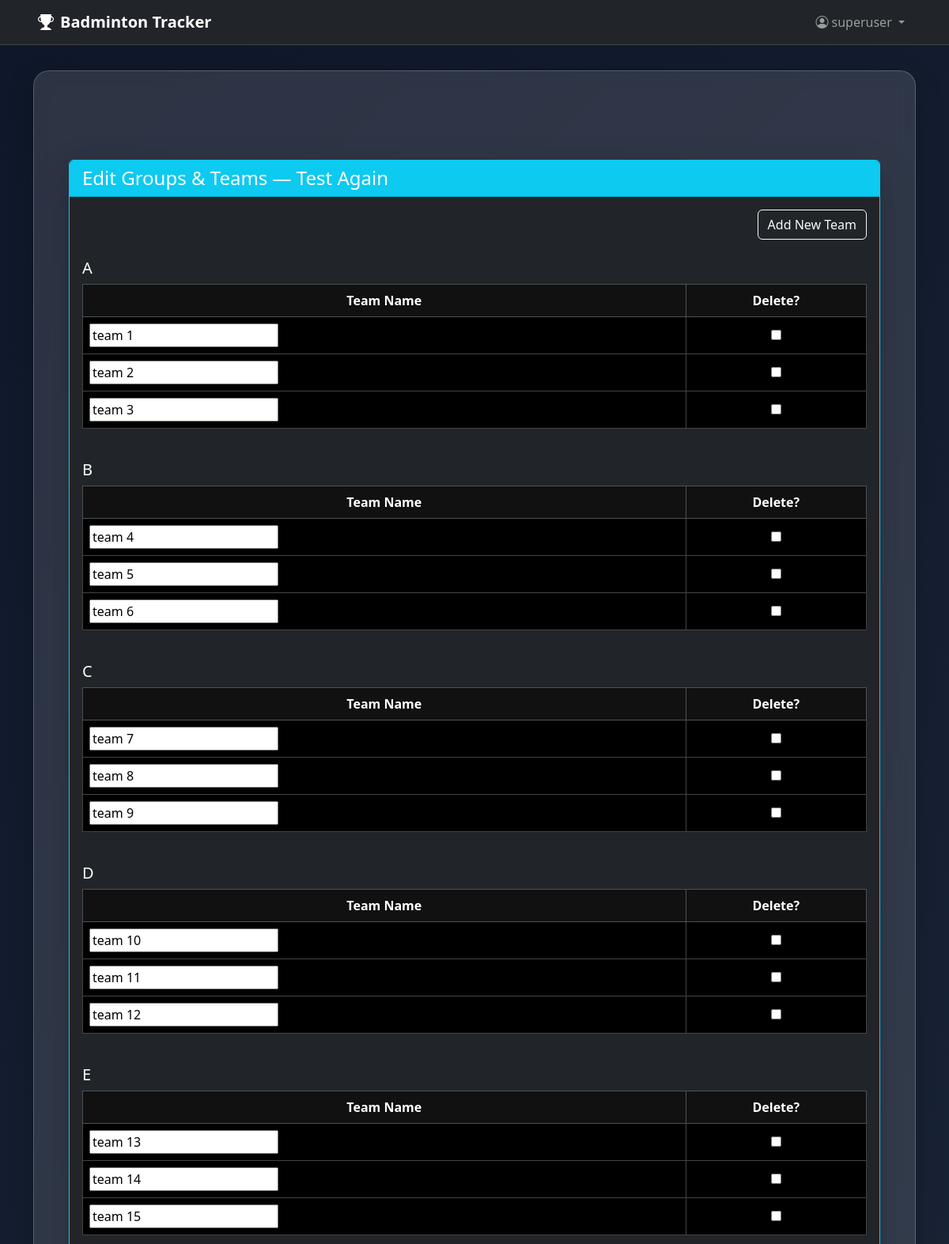
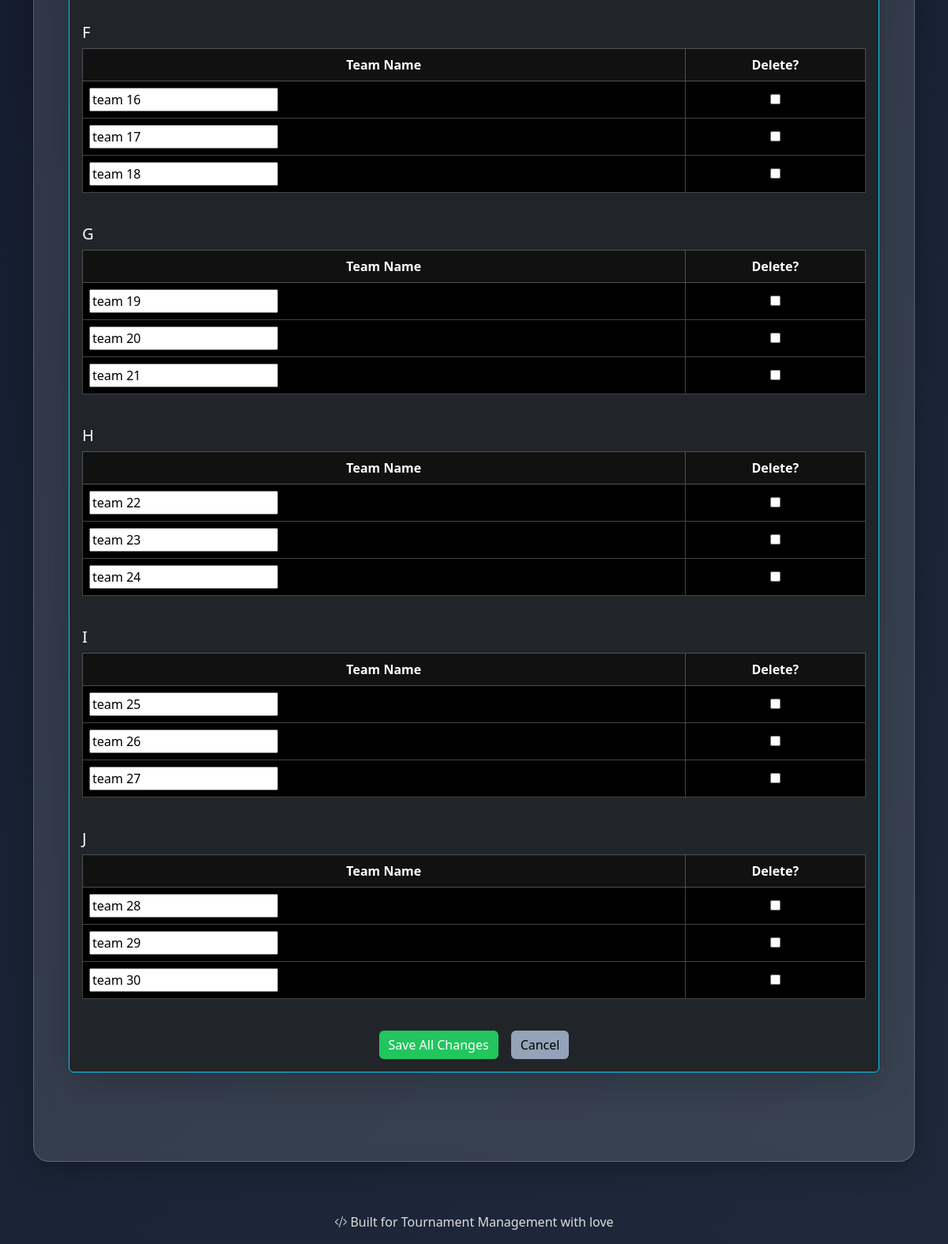
Screenshot of /badminton/tournament/6/edit-groups-teams/ (signed in) with the database file from the repository (2 pictures, top to bottom).
### badminton/models.py (models this page shows, shortened)
class Tournament(models.Model):
    name = models.CharField(max_length=100)
    place = models.CharField(max_length=100)
    date = models.DateField()

class Group(models.Model):
    name = models.CharField(max_length=1)
    tournament = models.ForeignKey(Tournament, on_delete=models.CASCADE, related_name='groups')

class Team(models.Model):
    name = models.CharField(max_length=100)
    group = models.ForeignKey(Group, on_delete=models.CASCADE, related_name='teams')

### badminton/views.py (the view)
# urls.py: path('tournament/<int:tournament_id>/edit-groups-teams/', views.edit_groups_teams, name='edit_groups_teams'),
@login_required
@user_passes_test(is_organiser)
def edit_groups_teams(request, tournament_id):
    tournament = get_object_or_404(Tournament, id=tournament_id)
    groups = Group.objects.filter(tournament=tournament).order_by('name')
    group_forms = []
    all_valid = True
    for group in groups:
        TeamFormSet = modelformset_factory(Team, form=TeamModelForm, extra=0, can_delete=True)
        queryset = Team.objects.filter(group=group)
        if request.method == 'POST':
            formset = TeamFormSet(request.POST, prefix=f"group_{group.id}", queryset=queryset)
            if formset.is_valid():
                instances = formset.save(commit=False)
                for instance in instances:
                    if not instance.group_id:
                        instance.group = group
                    instance.save()
                for obj in formset.deleted_objects:
                    obj.delete()
            else:
                all_valid = False
        else:
            formset = TeamFormSet(prefix=f"group_{group.id}", queryset=queryset)
        group_forms.append((group, formset))
    if request.method == 'POST' and all_valid:
        return redirect('tournament_detail', tournament_id=tournament.id)
    return render(request, 'edit_groups_teams.html', {
        'tournament': tournament,
        'group_forms': group_forms
    })

### badminton/views.py (called while the page is built)
def is_organiser(user):
    return user.is_superuser or user.groups.filter(name='Tournament Organisers').exists()

### badminton/templates/edit_groups_teams.html (shortened to what this page needs)
{% extends 'base.html' %}
{% block content %}
<div class="container mt-5 mb-5">
  {% if perms.badminton.change_team %}
    <div class="card shadow-lg bg-dark text-white border-info">
      <div class="card-header bg-info text-white">
        <h4 class="mb-0">Edit Groups & Teams — {{ tournament.name }}</h4>
      </div>
      <div class="card-body">
        <form method="post">
          <div class="d-flex justify-content-end mb-3">
            <a href="{% url 'add_team' tournament.id %}" class="btn btn-outline-light">
              Add New Team
            </a>
          </div>
          {% for group, formset in group_forms %}
            <h5 class="mt-4">{{ group.name }}</h5>
            <div class="table-responsive">
              <table class="table table-bordered table-striped table-black align-middle">
                <thead class="table-dark text-center">
                  <tr>
                    <th>Team Name</th>
                    <th>Delete?</th>
                  </tr>
                </thead>
                <tbody>
                  {% for form in formset %}
                    <tr>
                      <td>
                        <input type="text"
                               name="{{ form.name.html_name }}"
                               value="{{ form.name.value|default_if_none:'' }}"
                               class="modern-input"
                               id="{{ form.name.id_for_label }}"
                               placeholder="Enter team name">
                      </td>
                      <td class="text-center">
                        {{ form.DELETE }}
                      </td>
                    </tr>
                  {% endfor %}
                </tbody>
              </table>
            </div>
          {% endfor %}
          <div class="mt-4 d-flex justify-content-center gap-3">
            <button type="submit" class="btn btn-success">
              Save All Changes
            </button>
            <a href="{% url 'tournament_detail' tournament.id %}" class="btn btn-secondary">
              Cancel
            </a>
          </div>
        </form>
      </div>
    </div>
  {% else %}
    <div class="alert alert-danger text-center mt-4">
      <strong>Access Denied:</strong> You do not have permission to edit teams.
    </div>
  {% endif %}
</div>
{% endblock %}

### badminton/templates/base.html (shortened to what this page needs)
{% load static %}
<!DOCTYPE html>
<html lang="en">
<head>
  <link href="https://cdn.jsdelivr.net/npm/bootstrap@5.3.3/dist/css/bootstrap.min.css" rel="stylesheet">
  <link rel="stylesheet" href="https://cdn.jsdelivr.net/npm/bootstrap-icons@1.10.5/font/bootstrap-icons.css">
  <link rel="stylesheet" href="{% static 'css/style.css' %}">
</head>
<body>
<nav class="navbar navbar-expand-lg navbar-dark bg-dark shadow-sm sticky-top">
  <div class="container-fluid px-3 px-md-5">
    <a class="navbar-brand fw-bold" href="{% url 'tournament_list' %}">
      <i class="bi bi-trophy-fill me-2"></i>Badminton Tracker
    </a>
    <div class="collapse navbar-collapse mt-2 mt-lg-0" id="navbarContent">
      <ul class="navbar-nav ms-auto align-items-lg-center gap-2">
        {% if user.is_authenticated %}
        <li class="nav-item dropdown">
          <a class="nav-link dropdown-toggle" href="#" id="navbarDropdown" role="button"
             data-bs-toggle="dropdown" aria-expanded="false">
            <i class="bi bi-person-circle me-1"></i>{{ user.username }}
          </a>
        </li>
        {% endif %}
      </ul>
    </div>
  </div>
</nav>
<div class="container">
  <div class="glass-card">
    {% block content %}
    {% endblock %}
  </div>
</div>
<footer>
  <p><i class="bi bi-code-slash me-1"></i>Built for Tournament Management with love</p>
</footer>
</body>
</html>

### badminton/static/css/style.css (style rules this page uses)
.btn-success { background-color: #22c55e !important; color: #fff !important; border: none; }
.btn-secondary { background-color: #94a3b8 !important; color: #000 !important; border: none; }
body { margin: 0; padding: 0; min-height: 100vh; background: linear-gradient(135deg, #0f172a, #1e293b); background-attachment: fixed; background-size: cover; font-family: 'Segoe UI', sans-serif; color: white; }
nav.navbar { background-color: rgba(255, 255, 255, 0.08); backdrop-filter: blur(10px); -webkit-backdrop-filter: blur(10px); border-bottom: 1px solid rgba(255, 255, 255, 0.15); }
footer { color: #ddd; text-align: center; margin-top: 2rem; }
a, a:hover { color: #ffffff; text-decoration: none; }
.container { padding-top: 2rem; padding-bottom: 2rem; }
.glass-card { background: rgba(255, 255, 255, 0.12); border-radius: 20px; box-shadow: 0 8px 32px 0 rgba(0, 0, 0, 0.25); backdrop-filter: blur(10px); -webkit-backdrop-filter: blur(10px); border: 1px solid rgba(255, 255, 255, 0.2); padding: 2rem; color: #fff; position: relative; transition: transform 0.3s ease, border 0.3s ease, box-shadow 0.3s ease; }
.table-black { background-color: #000 !important; color: #fff; border-color: #444; }
.table-black th { background-color: #111 !important; color: #fff; }
.table-black td { background-color: #000 !important; color: #eee; }
.table-black.table-striped tbody tr:nth-of-type(odd) { background-color: #111 !important; }
.table-black.table-striped tbody tr:nth-of-type(even) { background-color: #1a1a1a !important; }

### rows the page displays
Tournament: name "Test Again"
Group: name "A"
Team: name.value "team 1"
Team: name.value "team 2"
Team: name.value "team 3"
Group: name "B"
Team: name.value "team 4"
Team: name.value "team 5"
Team: name.value "team 6"
Group: name "C"
Team: name.value "team 7"
Team: name.value "team 8"
Team: name.value "team 9"
Group: name "D"
Team: name.value "team 10"
Team: name.value "team 11"
Team: name.value "team 12"
Group: name "E"
Team: name.value "team 13"
Team: name.value "team 14"
Team: name.value "team 15"
Group: name "F"
Team: name.value "team 16"
Team: name.value "team 17"
Team: name.value "team 18"
Group: name "G"
Team: name.value "team 19"
Team: name.value "team 20"
Team: name.value "team 21"
Group: name "H"
Team: name.value "team 22"
Team: name.value "team 23"
Team: name.value "team 24"
Group: name "I"
Team: name.value "team 25"
Team: name.value "team 26"
Team: name.value "team 27"
Group: name "J"
Team: name.value "team 28"
Team: name.value "team 29"
Team: name.value "team 30"

### other values shown
{{ user.username }} "superuser"
